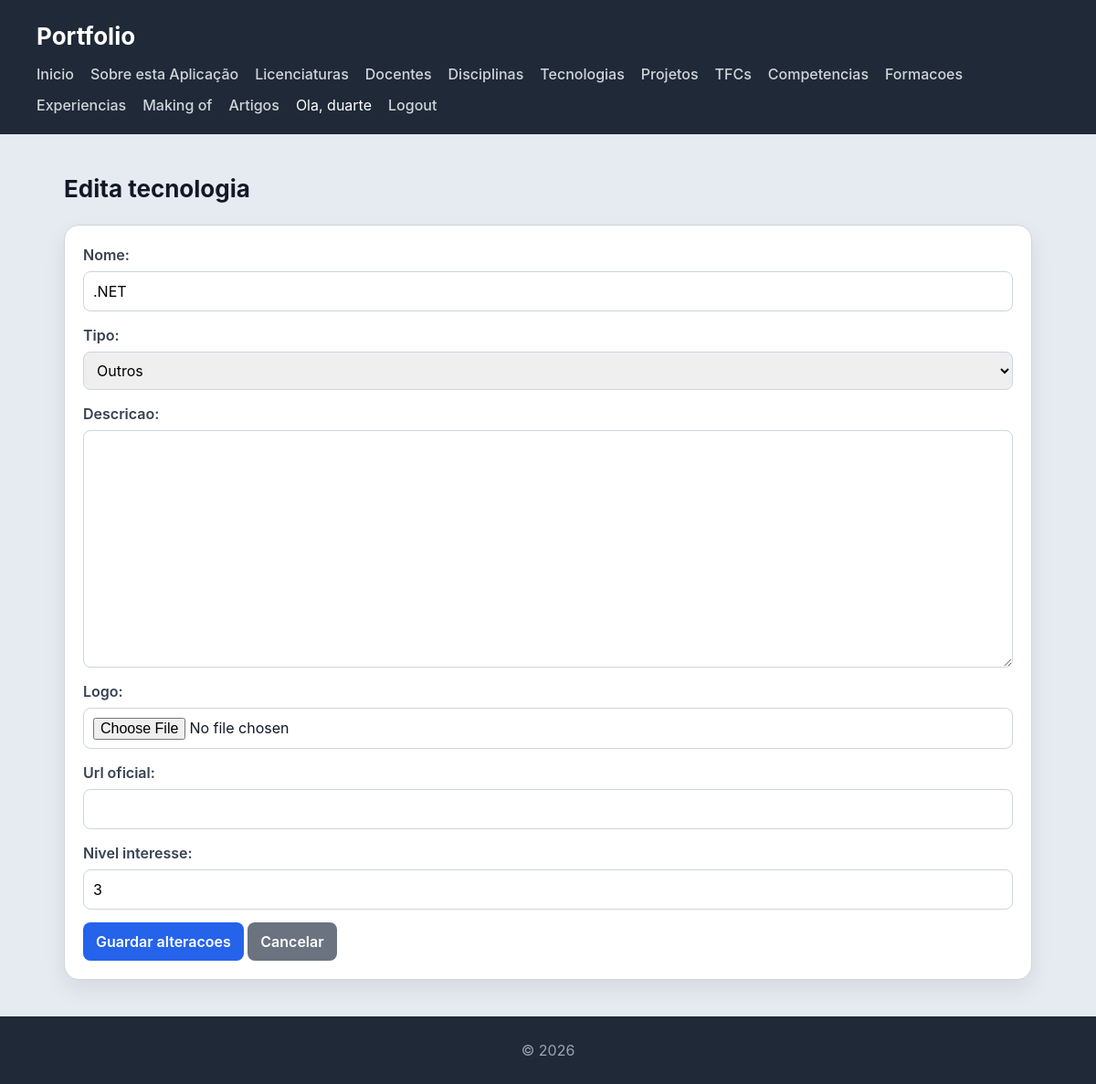
The page /tecnologias/22/edita/ (signed in) on the database its author committed.
### portfolio/models.py (models this page shows, shortened)
class Tecnologia(models.Model):
    nome = models.CharField(max_length=200)
    tipo = models.ForeignKey(TipoTecnologia, on_delete=models.PROTECT, related_name='tecnologias')
    descricao = models.TextField(blank=True)
    logo = models.ImageField(upload_to='tecnologias/', blank=True, null=True)
    url_oficial = models.URLField(blank=True, null=True)
    nivel_interesse = models.IntegerField(validators=[MinValueValidator(1), MaxValueValidator(5)])

class TipoTecnologia(models.Model):
    nome = models.CharField(max_length=100, unique=True)
    descricao = models.TextField(blank=True)
    class Meta:
        ordering = ["nome"]
    def __str__(self):
        return self.nome

### portfolio/views.py (the view)
@login_required
def edita_tecnologia_view(request, tecnologia_id):
    if not is_gestor_portfolio(request.user):
        return _sem_permissao()
    tecnologia = get_object_or_404(Tecnologia, id=tecnologia_id)
    form = TecnologiaForm(
        request.POST or None,
        request.FILES or None,
        instance=tecnologia,
    )
    if form.is_valid():
        form.save()
        return redirect("portfolio_tecnologias")
    return render(
        request,
        "portfolio/edita_tecnologia.html",
        {"form": form, "tecnologia": tecnologia},
    )

### portfolio/forms.py
class TecnologiaForm(forms.ModelForm):
    class Meta:
        model = Tecnologia
        fields = "__all__"

### accounts/utils.py (called while the page is built)
def is_gestor_portfolio(user):
    return user.is_authenticated and user.groups.filter(name='gestor-portfolio').exists()

### templates/portfolio/edita_tecnologia.html (shortened to what this page needs)
{% extends "portfolio/base.html" %} {% block content %}
<h2>Edita tecnologia</h2>
<form action="{% url 'edita_tecnologia' tecnologia.id %}" method="post" enctype="multipart/form-data">
  {{ form.as_p }}
  <button type="submit">Guardar alteracoes</button>
  <a class="button button-secondary" href="{% url 'portfolio_tecnologias' %}">Cancelar</a>
</form>
{% endblock %}

### templates/portfolio/base.html (shortened to what this page needs)
{% load static %}
<!DOCTYPE html>
<html lang="pt">
  <head>
    <link rel="stylesheet" href="{% static 'escola/styles.css' %}" />
  </head>
  <body>
    <header>
      <h1>Portfolio</h1>
      <nav>
        <a href="{% url 'portfolio_home' %}">Inicio</a>
        <a href="{% url 'portfolio_sobre' %}">Sobre esta Aplicação</a>
        <a href="{% url 'portfolio_licenciaturas' %}">Licenciaturas</a>
        <a href="{% url 'portfolio_docentes' %}">Docentes</a>
        <a href="{% url 'portfolio_disciplinas' %}">Disciplinas</a>
        <a href="{% url 'portfolio_tecnologias' %}">Tecnologias</a>
        <a href="{% url 'portfolio_projetos' %}">Projetos</a>
        <a href="{% url 'portfolio_tfcs' %}">TFCs</a>
        <a href="{% url 'portfolio_competencias' %}">Competencias</a>
        <a href="{% url 'portfolio_formacoes' %}">Formacoes</a>
        <a href="{% url 'portfolio_experiencias' %}">Experiencias</a>
        <a href="{% url 'portfolio_making_of' %}">Making of</a>
        <a href="{% url 'lista_artigos' %}">Artigos</a>
        {% if request.user.is_authenticated %}
        <span>Ola, {{ request.user.username }}</span>
        <a href="{% url 'logout' %}">Logout</a>
        {% else %}
        <a href="{% url 'login' %}">Login</a>
        <a href="{% url 'magic_login' %}">Entrar com link magico</a>
        <a href="{% url 'registo' %}">Registo</a>
        {% endif %}
      </nav>
    </header>
    <main>
      {% block content %}{% endblock %}
    </main>
    <footer>
      <p>&copy; 2026</p>
    </footer>
  </body>
</html>

### escola/static/escola/styles.css (style rules this page uses)
* { box-sizing: border-box; margin: 0; padding: 0; }
body { font-family: "Inter", "Segoe UI", system-ui, -apple-system, sans-serif; background: #e6ebf2; color: #111827; line-height: 1.5; }
body > header { background: #1f2937; color: white; padding: 20px 40px; }
body > header h1 { font-size: 26px; }
body > header nav { display: flex; flex-wrap: wrap; gap: 10px 18px; margin-top: 10px; }
body > header nav a { color: #d1d5db; text-decoration: none; font-weight: 500; }
main { max-width: 1100px; margin: 40px auto; padding: 0 20px; }
h2 { margin-bottom: 20px; font-size: 26px; }
.button, button, input[type="submit"] { display: inline-block; border: 0; border-radius: 8px; background: #2563eb; color: #ffffff; cursor: pointer; font: inherit; font-weight: 600; padding: 9px 14px; text-decoration: none; }
.button-secondary { background: #6b7280; }
form { background: white; border: 1px solid #d1d5db; border-radius: 16px; box-shadow: 0 10px 25px rgba(0, 0, 0, 0.08); padding: 20px; }
form p { display: flex; flex-direction: column; gap: 6px; margin-bottom: 14px; }
label { color: #374151; font-weight: 600; }
input, select, textarea { border: 1px solid #cbd5e1; border-radius: 8px; font: inherit; padding: 9px 10px; }
textarea { min-height: 120px; }
footer { text-align: center; padding: 25px; background: #1f2937; color: #9ca3af; margin-top: 40px; }

### rows shown on the page
Tecnologia: nome ".NET", tipo "Outros", nivel_interesse "3"

### other values the page prints
{{ request.user.username }} "duarte"
